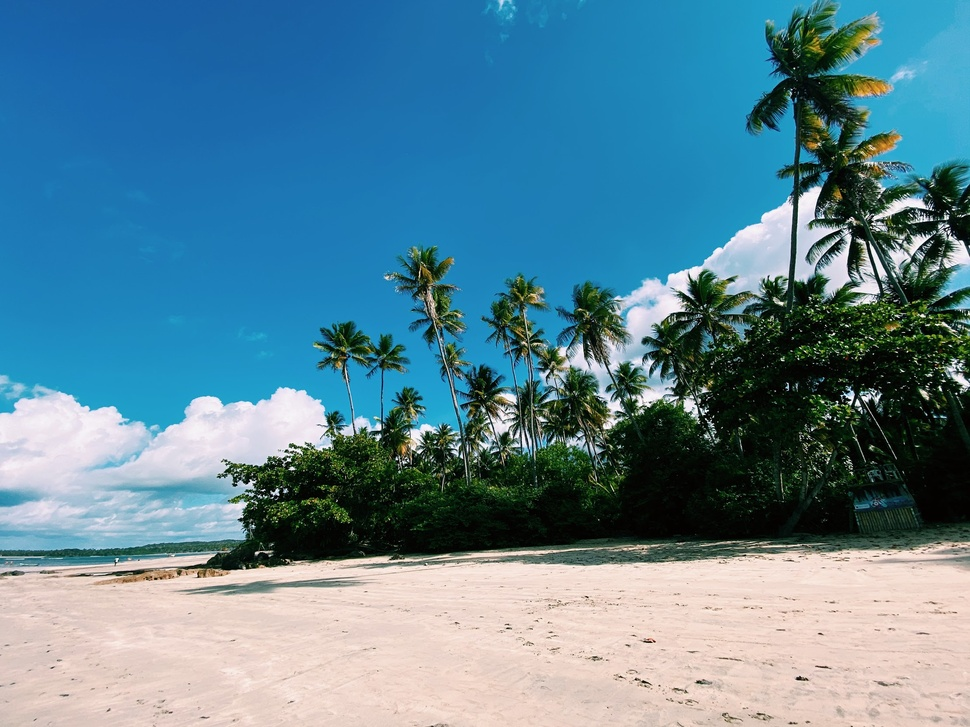
#> input picture Boipeba.jpg, 970 x 727 px, shrunk from 2219 x 1664 before the run
$ python HW1_code.py
#> lines starting #> are read from the running program, lines starting #| are printed output that depends on the picture
# -*- coding: utf-8 -*-
"""
Created on Thu Nov  3 21:35:40 2022

@author: nobin
"""

"""
Homework - Fourier Transformation
"""
from PIL import Image
from numpy.fft import fft,ifft
import numpy as np

# Open the image by using Python Imaging Library(PIL)
#image_before=Image.open('data_center.jpg')
image_before=Image.open('Boipeba.jpg')
#> image_before is the input picture: PIL image 970x727 RGB; mean R, G, B 91.4, 132.6, 150.5
# Decoding and encoding image to float number
image_int=np.frombuffer(image_before.tobytes(), dtype=np.int8)
# Processing Fourier transform
fft_transformed=fft(image_int)
# Filter the lower frequency, i.e. employ a high pass
fft_transformed=np.where(np.absolute(fft_transformed) < 9e4,0,fft_transformed)
# Inverse Fourier transform
fft_transformed=ifft(fft_transformed)
# Keep the real part
fft_transformed=np.int8(np.real(fft_transformed))
# Output the image
image_output=Image.frombytes(image_before.mode, image_before.size, fft_transformed)
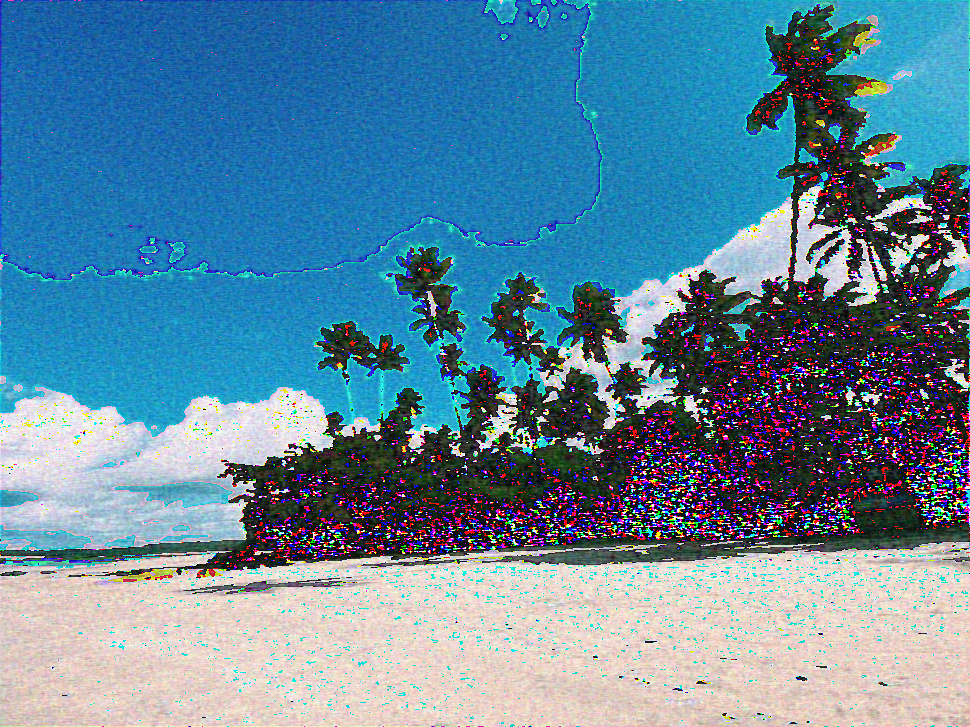
#> image_output: PIL image 970x727 RGB; mean R, G, B 96.1, 134.4, 157
image_output.show()
